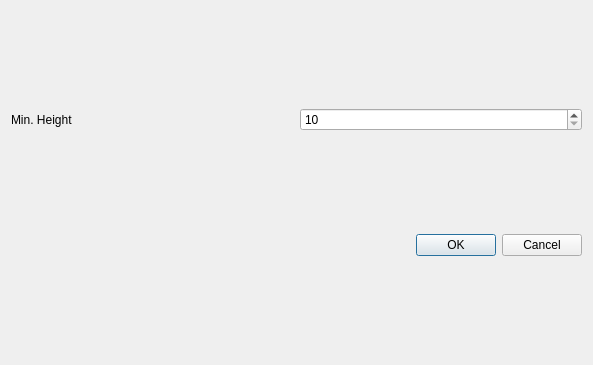
<?xml version="1.0" encoding="UTF-8"?>
<ui version="4.0">
 <class>ChangeDiagramProperties</class>
 <widget class="QDialog" name="ChangeDiagramProperties">
  <property name="geometry">
   <rect>
    <x>0</x>
    <y>0</y>
    <width>593</width>
    <height>365</height>
   </rect>
  </property>
  <property name="windowTitle">
   <string>Dialog</string>
  </property>
  <layout class="QVBoxLayout" name="verticalLayout">
   <item>
    <layout class="QHBoxLayout" name="horizontalLayout">
     <item>
      <widget class="QLabel" name="label">
       <property name="text">
        <string>Min. Height</string>
       </property>
      </widget>
     </item>
     <item>
      <widget class="QSpinBox" name="sbMinHeight">
       <property name="minimum">
        <number>10</number>
       </property>
       <property name="maximum">
        <number>1000</number>
       </property>
      </widget>
     </item>
    </layout>
   </item>
   <item>
    <widget class="QDialogButtonBox" name="buttonBox">
     <property name="orientation">
      <enum>Qt::Horizontal</enum>
     </property>
     <property name="standardButtons">
      <set>QDialogButtonBox::Cancel|QDialogButtonBox::Ok</set>
     </property>
    </widget>
   </item>
  </layout>
 </widget>
 <resources/>
 <connections>
  <connection>
   <sender>buttonBox</sender>
   <signal>accepted()</signal>
   <receiver>ChangeDiagramProperties</receiver>
   <slot>accept()</slot>
   <hints>
    <hint type="sourcelabel">
     <x>248</x>
     <y>254</y>
    </hint>
    <hint type="destinationlabel">
     <x>157</x>
     <y>274</y>
    </hint>
   </hints>
  </connection>
  <connection>
   <sender>buttonBox</sender>
   <signal>rejected()</signal>
   <receiver>ChangeDiagramProperties</receiver>
   <slot>reject()</slot>
   <hints>
    <hint type="sourcelabel">
     <x>316</x>
     <y>260</y>
    </hint>
    <hint type="destinationlabel">
     <x>286</x>
     <y>274</y>
    </hint>
   </hints>
  </connection>
 </connections>
</ui>
